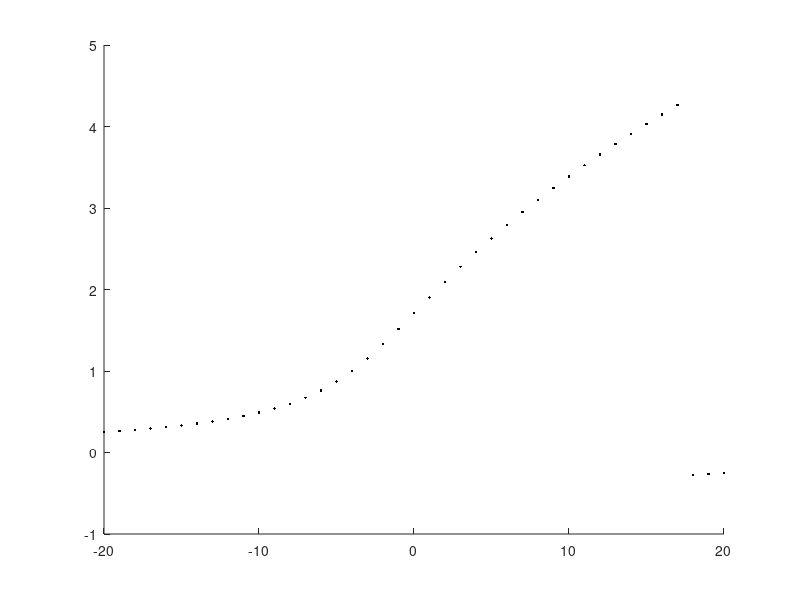
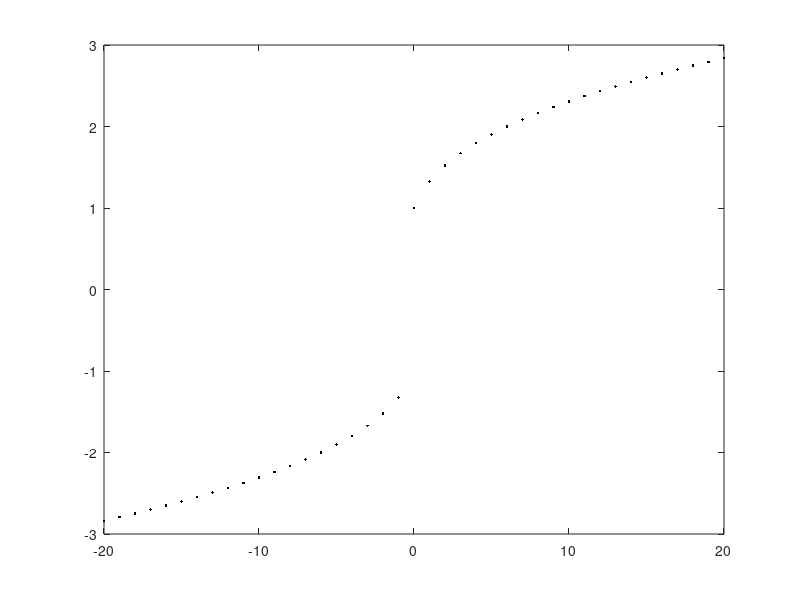
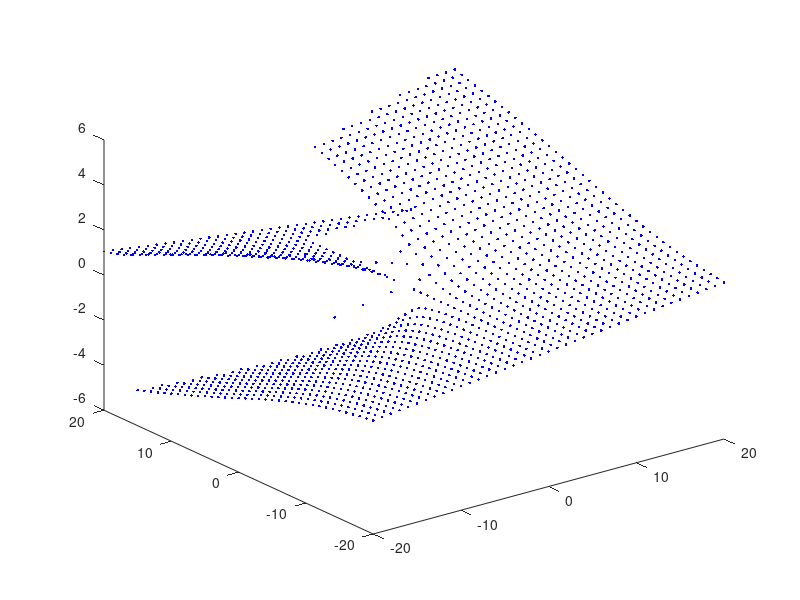

MATLAB code for these plots, in order:
%Diagrama de bifurcacion Problema 2
clc
clear
close all
%Variando u
w=5
r=20
cont=1
x0=1
for u=-r:1:r
f=@(x) w+u*x-x^3
y(cont)=fzero(f,x0)
cont=cont+1
end 
n=-r:1:r
cont1=1
for w=-r:1:r
u=1
f=@(x) w+u*x-x^3
z(cont1)=fzero(f,x0)
cont1=cont1+1
end 
for i=-r:1:r
    u=i
    cont2=1
    for j=-r:1:r
        w=j
        f=@(x) w+u*x-x^3
        h(cont2)=fzero(f,x0)
        l(cont2)=w
        cont2=cont2+1
    end
   p=linspace(u,u,length(h))
   hold on
   figure(3)
   plot3(l,p,h,'b.')
 
end
hold off
figure(1)
plot(n,y,'k.')
figure(2)
plot(n,z,'k.')


